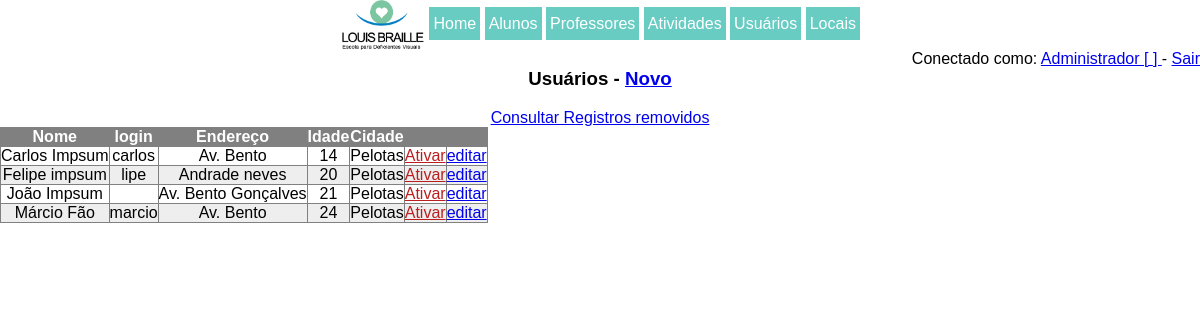
/lista_usuarios_inativos.php (signed in), run on the app's committed database.
### tables this page shows
CREATE TABLE IF NOT EXISTS `usuarios` (
  `cod` bigint(20) unsigned NOT NULL AUTO_INCREMENT,
  `nome` varchar(100) NOT NULL,
  `sobrenome` varchar(100) NOT NULL,
  `data_nasc` date NOT NULL,
  `login` varchar(100) NOT NULL,
  `senha` varchar(32) NOT NULL,
  `endereco` varchar(100) NOT NULL,
  `numero` varchar(100) NOT NULL,
  `cidade` mediumtext NOT NULL,
  `uf` varchar(2) NOT NULL,
  `cep` varchar(9) NOT NULL,
  `ativo` tinyint(1) NOT NULL,
  `categoria` int(11) NOT NULL,
  UNIQUE KEY `cod` (`cod`)
);

### lista_usuarios_inativos.php (the view, shortened to what this page needs)
<?php
$query="SELECT * FROM usuarios ORDER BY nome";
$result=mysql_query($query);
$num=mysql_numrows($result);
$title="Usuários";
include "topo.php";
?>
<h3><?php   echo $title; ?> - <a href="novo_usuario.php">Novo</a></h3>
<a href="lista_usuarios_inativos.php">Consultar Registros removidos</a>
<font face="Arial, Helvetica, sans-serif">
  <table class="sortable" border="1" cellspacing="2" cellpadding="2">
    <tr>
      <th>Nome</th>
      <th>login</th>
      <th>Endereço</th>
      <th>Idade</th>
      <th>Cidade</th>
      <th></th>
      <th></th>
    </tr>
    <?php
    $i=0;
    while ($i < $num) {
      $nome=mysql_result($result,$i,"nome");
      $sobrenome=mysql_result($result,$i,"sobrenome");
      $login=mysql_result($result,$i,"login");
      $endereco=mysql_result($result,$i,"endereco");
      $data_nasc=mysql_result($result,$i,"data_nasc");
      $cidade=mysql_result($result,$i,"cidade");
      $ativo=mysql_result($result,$i,"ativo");
      $cod=mysql_result($result,$i,"cod");
      if (!$ativo) {
        ?>
        <tr>
          <td>
            <?php echo $nome." ".$sobrenome; ?>
          </td>
          <td>
            <?php echo $login; ?>
          </td>
          <td>
            <?php echo $endereco; ?>
          </td>
          <td tooltip="<?php echo $data_nasc; ?>">
          </td>
          <td>
            <?php echo $cidade; ?>
          </td>
          <td>
            <a style="color:rgb(187, 30, 30);"
              href="javascript:ativaReativa(<?php echo $cod.",'".$nome."',".$ativo ?>)">
              Ativar
            </a>
          </td>
          <td>
            <a href="editar_usuario.php?c=<?php echo $cod; ?>">
              editar
            </a>
          </td>
        </tr>
        <?php
      }
      $i++;
    }
  ?>
</table>
</font>
<?php
include "rodape.php";

### topo.php (shortened to what this page needs)
<?php
	require "snippets.php";
$r = rand(1,1000);
?>
<!doctype html>
<html lang="Pt-br">
<head>
	<link rel="stylesheet" href="js/sorttable.css">
	<link rel="stylesheet" href="css/cabecalho.css">
	<link rel="stylesheet" href="css/normalize.css?=<?php echo $r; ?>">
	<link rel="stylesheet" href="css/style.css?=<?php echo $r; ?>">
	<link rel="stylesheet" href="css/tablet.css?=<?php echo $r; ?>" media="only screen and (max-width: 980px)">
	<link rel="stylesheet" href="css/mobile.css?=<?php echo $r; ?>" media="only screen and (max-width: 700px)">
</head>
<body>
<div id="cabecalho">
	<a href="index.php">
		<img src="img/logo_braille_tiny.png" alt="Louis Braille Escola para deficientes Visuais" align="center" height="50px" alt="Logo escola Louis Braille" >
	</a>
	<?php
	$categ=botoesUsuario($_SESSION['categoria']);
	 ?>
</div>
<div id="usuario">
	Conectado como:
	<a href="perfil.php?c=<?php echo $_SESSION["cod"]; ?>">
		<?php echo $_SESSION["nome"];  ?>
		[
		]
	</a>	-
	<a href="sair.php">
		Sair
	</a>
</div>
<br>

### snippets.php (shortened to what this page needs)
		<?
	function botoesUsuario($cat){
			?>
			<navegacao>
				<botao><a href="home.php">Home</a></botao>
				<?php
		if($cat==1 || $cat==4){
			?>
			<botao><a href="lista_alunos.php">Alunos</a></botao>
			<botao><a href="lista_professores.php">Professores</a></botao>
			<botao><a href="lista_atividades.php">Atividades</a></botao></botao>
			<?php
		}
		if($cat==1){
			?>
			<botao><a href="lista_usuarios.php">Usuários</a></botao>
			<botao><a href="lista_locais.php">Locais</a></botao>
			<?php
		}
		?>
	</navegacao>
	<?
	return $categorias[$cat];
	exit();
}
	?>

### rodape.php (shortened to what this page needs)
<br>
<br>
<br>
</body>
</html>

### js/sorttable.css (style rules this page uses)
tr:nth-child(even) { background-color: #eee; }

### css/cabecalho.css (style rules this page uses)
body { margin: 0; font-family: verdana, arial; text-align: center; }
#cabecalho { background-color: white; position: fixed; //margin-left: 25%; width: 100%; z-index: 4; }
#cabecalho a { color: white; }
navegacao a { height: 45px; text-decoration: none; color: white; }
botao { background-color: #68CCC3; padding-top: 8px; padding-bottom: 8px; padding-left: 4px; padding-right: 4px; }
#usuario { text-align: right; margin-top: 50px; float: right; width: 100%; background-color: white; }

### data on the page
usuarios: nome "Carlos", sobrenome "Impsum", login "carlos", endereco "Av. Bento", cidade "Pelotas"
usuarios: nome "Felipe", sobrenome "impsum", login "lipe", endereco "Andrade neves", cidade "Pelotas"
usuarios: nome "João", sobrenome "Impsum", endereco "Av. Bento Gonçalves", cidade "Pelotas"
usuarios: nome "Márcio", sobrenome "Fão", login "marcio", endereco "Av. Bento", cidade "Pelotas"

### other printed values
$_SESSION["nome"] "Administrador"
$title "Usuários"
